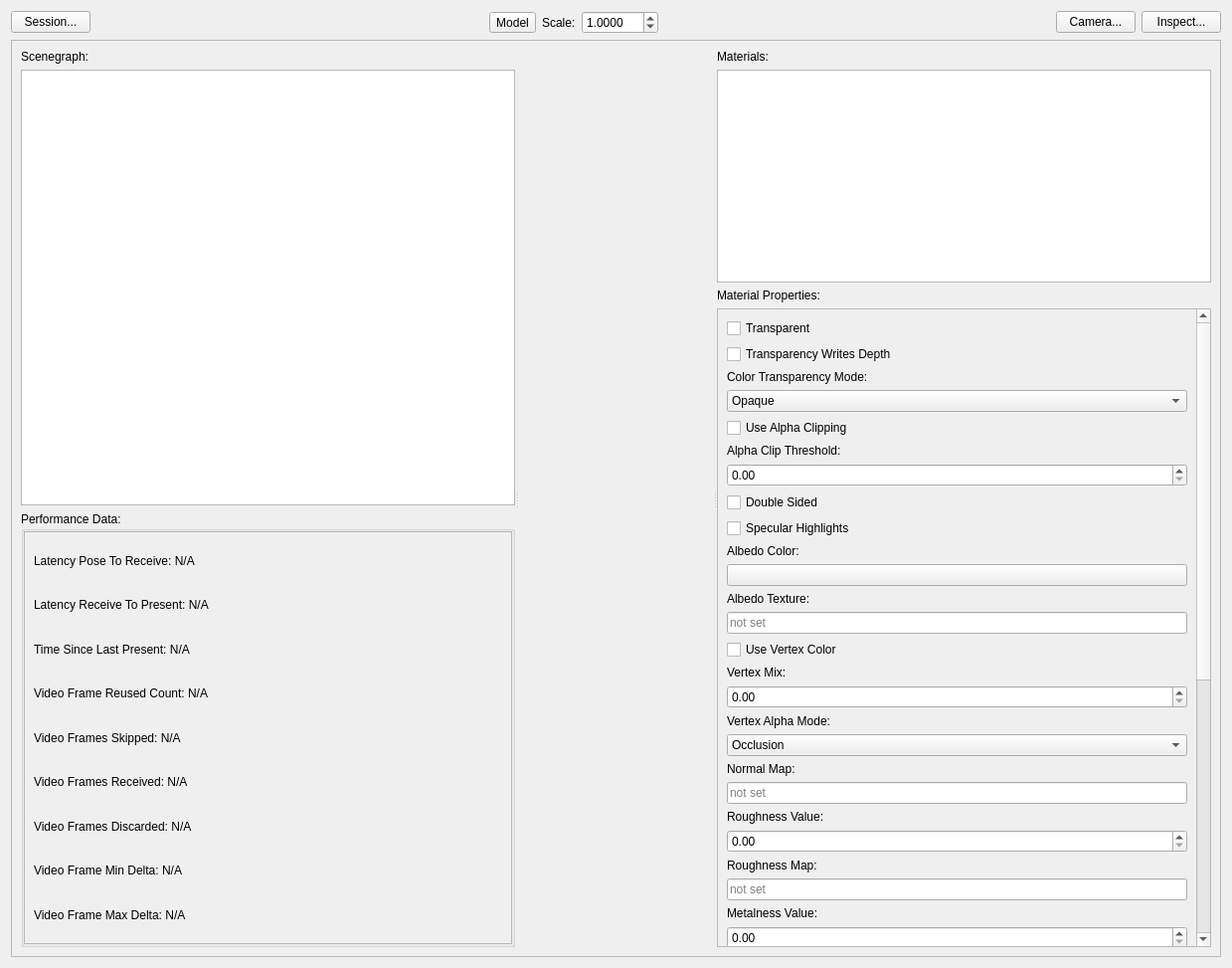
<?xml version="1.0" encoding="UTF-8"?>
<ui version="4.0">
 <class>RenderingWidget</class>
 <widget class="QWidget" name="RenderingWidget">
  <property name="geometry">
   <rect>
    <x>0</x>
    <y>0</y>
    <width>1239</width>
    <height>973</height>
   </rect>
  </property>
  <property name="windowTitle">
   <string>Form</string>
  </property>
  <layout class="QVBoxLayout" name="verticalLayout">
   <item>
    <layout class="QHBoxLayout" name="horizontalLayout_9">
     <item>
      <widget class="QPushButton" name="EditSessionButton">
       <property name="text">
        <string>Session...</string>
       </property>
       <property name="icon">
        <iconset theme="start">
         <normaloff>.</normaloff>.</iconset>
       </property>
      </widget>
     </item>
     <item>
      <spacer name="horizontalSpacer_5">
       <property name="orientation">
        <enum>Qt::Horizontal</enum>
       </property>
       <property name="sizeHint" stdset="0">
        <size>
         <width>40</width>
         <height>20</height>
        </size>
       </property>
      </spacer>
     </item>
     <item>
      <widget class="QToolButton" name="ModelsToolbutton">
       <property name="text">
        <string>Model</string>
       </property>
       <property name="icon">
        <iconset theme="model">
         <normaloff>.</normaloff>.</iconset>
       </property>
       <property name="popupMode">
        <enum>QToolButton::InstantPopup</enum>
       </property>
       <property name="toolButtonStyle">
        <enum>Qt::ToolButtonTextBesideIcon</enum>
       </property>
      </widget>
     </item>
     <item>
      <widget class="QLabel" name="label_28">
       <property name="text">
        <string>Scale:</string>
       </property>
      </widget>
     </item>
     <item>
      <widget class="QDoubleSpinBox" name="ModelScaleSpinner">
       <property name="accessibleName">
        <string>Model Scale</string>
       </property>
       <property name="decimals">
        <number>4</number>
       </property>
       <property name="maximum">
        <double>999.000000000000000</double>
       </property>
       <property name="singleStep">
        <double>0.100000000000000</double>
       </property>
       <property name="value">
        <double>1.000000000000000</double>
       </property>
      </widget>
     </item>
     <item>
      <spacer name="horizontalSpacer_2">
       <property name="orientation">
        <enum>Qt::Horizontal</enum>
       </property>
       <property name="sizeHint" stdset="0">
        <size>
         <width>40</width>
         <height>20</height>
        </size>
       </property>
      </spacer>
     </item>
     <item>
      <widget class="QPushButton" name="CameraOptionsButton">
       <property name="text">
        <string>Camera...</string>
       </property>
       <property name="icon">
        <iconset theme="settings">
         <normaloff>.</normaloff>.</iconset>
       </property>
      </widget>
     </item>
     <item>
      <widget class="QPushButton" name="InspectorButton">
       <property name="text">
        <string>Inspect...</string>
       </property>
       <property name="icon">
        <iconset theme="inspector">
         <normaloff>.</normaloff>.</iconset>
       </property>
      </widget>
     </item>
    </layout>
   </item>
   <item>
    <widget class="QFrame" name="frame">
     <property name="frameShape">
      <enum>QFrame::StyledPanel</enum>
     </property>
     <property name="frameShadow">
      <enum>QFrame::Plain</enum>
     </property>
     <layout class="QHBoxLayout" name="horizontalLayout">
      <item>
       <widget class="QSplitter" name="RenderSplitter">
        <property name="orientation">
         <enum>Qt::Horizontal</enum>
        </property>
        <widget class="QWidget" name="layoutWidget">
         <layout class="QVBoxLayout" name="verticalLayout_9">
          <item>
           <widget class="QLabel" name="label">
            <property name="text">
             <string>Scenegraph:</string>
            </property>
           </widget>
          </item>
          <item>
           <widget class="QTreeView" name="ScenegraphView">
            <property name="accessibleName">
             <string>Scenegraph</string>
            </property>
            <property name="editTriggers">
             <set>QAbstractItemView::NoEditTriggers</set>
            </property>
            <property name="selectionMode">
             <enum>QAbstractItemView::ExtendedSelection</enum>
            </property>
            <property name="uniformRowHeights">
             <bool>true</bool>
            </property>
            <property name="headerHidden">
             <bool>true</bool>
            </property>
           </widget>
          </item>
          <item>
           <widget class="QGroupBox" name="groupBox">
            <property name="accessibleName">
             <string>Performance statistics</string>
            </property>
            <property name="title">
             <string>Performance Data:</string>
            </property>
            <layout class="QVBoxLayout" name="verticalLayout_7">
             <property name="leftMargin">
              <number>0</number>
             </property>
             <property name="topMargin">
              <number>0</number>
             </property>
             <property name="rightMargin">
              <number>0</number>
             </property>
             <property name="bottomMargin">
              <number>0</number>
             </property>
             <item>
              <widget class="QScrollArea" name="scrollArea">
               <property name="widgetResizable">
                <bool>true</bool>
               </property>
               <widget class="QWidget" name="scrollAreaWidgetContents">
                <property name="geometry">
                 <rect>
                  <x>0</x>
                  <y>0</y>
                  <width>493</width>
                  <height>244</height>
                 </rect>
                </property>
                <layout class="QVBoxLayout" name="verticalLayout_3">
                 <item>
                  <widget class="QLabel" name="LatencyPoseToReceiveLabel">
                   <property name="toolTip">
                    <string>Time between the client's request for a new remote frame and the arrival of the requested frame.</string>
                   </property>
                   <property name="text">
                    <string>Latency Pose To Receive: N/A</string>
                   </property>
                  </widget>
                 </item>
                 <item>
                  <widget class="QLabel" name="LatencyReceiveToPresentLabel">
                   <property name="toolTip">
                    <string>Time between arrival of a new frame and its actual usage.</string>
                   </property>
                   <property name="text">
                    <string>Latency Receive To Present: N/A</string>
                   </property>
                  </widget>
                 </item>
                 <item>
                  <widget class="QLabel" name="TimeSinceLastPresentLabel">
                   <property name="toolTip">
                    <string>The time between subsequent calls to PresentFrame on the CPU.</string>
                   </property>
                   <property name="text">
                    <string>Time Since Last Present: N/A</string>
                   </property>
                  </widget>
                 </item>
                 <item>
                  <widget class="QLabel" name="VideoFrameReusedCountLabel">
                   <property name="toolTip">
                    <string>Number of received frames in the last second that were used on the device more than once.</string>
                   </property>
                   <property name="text">
                    <string>Video Frame Reused Count: N/A</string>
                   </property>
                  </widget>
                 </item>
                 <item>
                  <widget class="QLabel" name="VideoFramesSkippedLabel">
                   <property name="toolTip">
                    <string>Number of received frames in the last second that were decoded, but not shown on display because a newer frame has arrived.</string>
                   </property>
                   <property name="text">
                    <string>Video Frames Skipped: N/A</string>
                   </property>
                  </widget>
                 </item>
                 <item>
                  <widget class="QLabel" name="VideoFramesReceivedLabel">
                   <property name="toolTip">
                    <string>The number of frames received from the server in the last second.</string>
                   </property>
                   <property name="text">
                    <string>Video Frames Received: N/A</string>
                   </property>
                  </widget>
                 </item>
                 <item>
                  <widget class="QLabel" name="VideoFramesDiscardedLabel">
                   <property name="toolTip">
                    <string>Very similar to FrameStatistics.VideoFramesSkipped, but the reason for being discarded is that a frame came in so late that it couldn't even be correlated with any pending pose anymore. If this happens, there is some severe network contention.</string>
                   </property>
                   <property name="text">
                    <string>Video Frames Discarded: N/A</string>
                   </property>
                  </widget>
                 </item>
                 <item>
                  <widget class="QLabel" name="VideoFrameMinDeltaLabel">
                   <property name="toolTip">
                    <string>Minimum amount of time between two consecutive frames arriving during the last second.</string>
                   </property>
                   <property name="text">
                    <string>Video Frame Min Delta: N/A</string>
                   </property>
                  </widget>
                 </item>
                 <item>
                  <widget class="QLabel" name="VideoFrameMaxDeltaLabel">
                   <property name="toolTip">
                    <string>Maximum amount of time between two consecutive frames arriving during the last second.</string>
                   </property>
                   <property name="text">
                    <string>Video Frame Max Delta: N/A</string>
                   </property>
                  </widget>
                 </item>
                </layout>
               </widget>
              </widget>
             </item>
            </layout>
           </widget>
          </item>
         </layout>
        </widget>
        <widget class="ViewportWidget" name="Viewport" native="true">
         <property name="enabled">
          <bool>true</bool>
         </property>
         <property name="accessibleName">
          <string>Rendered Image</string>
         </property>
         <property name="accessibleDescription">
          <string>The remotely rendered image.</string>
         </property>
        </widget>
        <widget class="QWidget" name="layoutWidget_2">
         <layout class="QVBoxLayout" name="verticalLayout_2" stretch="0,1,0,3">
          <item>
           <widget class="QLabel" name="label_2">
            <property name="text">
             <string>Materials:</string>
            </property>
           </widget>
          </item>
          <item>
           <widget class="QListWidget" name="MaterialsList">
            <property name="accessibleName">
             <string>Materials</string>
            </property>
            <property name="editTriggers">
             <set>QAbstractItemView::NoEditTriggers</set>
            </property>
            <property name="uniformItemSizes">
             <bool>true</bool>
            </property>
           </widget>
          </item>
          <item>
           <widget class="QLabel" name="label_3">
            <property name="text">
             <string>Material Properties:</string>
            </property>
           </widget>
          </item>
          <item>
           <widget class="QScrollArea" name="MaterialProperties">
            <property name="accessibleName">
             <string>Material properties</string>
            </property>
            <property name="widgetResizable">
             <bool>true</bool>
            </property>
            <widget class="QWidget" name="scrollAreaWidgetContents_2">
             <property name="geometry">
              <rect>
               <x>0</x>
               <y>0</y>
               <width>478</width>
               <height>1022</height>
              </rect>
             </property>
             <layout class="QVBoxLayout" name="verticalLayout_8">
              <item>
               <widget class="QCheckBox" name="TransparentCheck">
                <property name="text">
                 <string>Transparent</string>
                </property>
               </widget>
              </item>
              <item>
               <widget class="QCheckBox" name="WriteDepthCheck">
                <property name="text">
                 <string>Transparency Writes Depth</string>
                </property>
               </widget>
              </item>
              <item>
               <widget class="QLabel" name="TransparencyModeLabel">
                <property name="text">
                 <string>Color Transparency Mode:</string>
                </property>
               </widget>
              </item>
              <item>
               <widget class="QComboBox" name="TransparencyModeCombo">
                <property name="accessibleName">
                 <string>Color transparency mode</string>
                </property>
                <item>
                 <property name="text">
                  <string>Opaque</string>
                 </property>
                </item>
                <item>
                 <property name="text">
                  <string>Alpha Blended</string>
                 </property>
                </item>
                <item>
                 <property name="text">
                  <string>Additive</string>
                 </property>
                </item>
               </widget>
              </item>
              <item>
               <widget class="QCheckBox" name="AlphaClipCheck">
                <property name="text">
                 <string>Use Alpha Clipping</string>
                </property>
               </widget>
              </item>
              <item>
               <widget class="QLabel" name="AlphaClipLabel">
                <property name="text">
                 <string>Alpha Clip Threshold:</string>
                </property>
               </widget>
              </item>
              <item>
               <widget class="QDoubleSpinBox" name="AlphaThresholdSpinner">
                <property name="accessibleName">
                 <string>Alpha clip threshold</string>
                </property>
                <property name="maximum">
                 <double>1.000000000000000</double>
                </property>
                <property name="singleStep">
                 <double>0.010000000000000</double>
                </property>
               </widget>
              </item>
              <item>
               <widget class="QCheckBox" name="DoubleSidedCheck">
                <property name="text">
                 <string>Double Sided</string>
                </property>
               </widget>
              </item>
              <item>
               <widget class="QCheckBox" name="SpecularCheck">
                <property name="text">
                 <string>Specular Highlights</string>
                </property>
               </widget>
              </item>
              <item>
               <widget class="QLabel" name="AlbedoColorLabel">
                <property name="text">
                 <string>Albedo Color:</string>
                </property>
               </widget>
              </item>
              <item>
               <widget class="ColorPickerButton" name="AlbedoColorPicker">
                <property name="sizePolicy">
                 <sizepolicy hsizetype="Expanding" vsizetype="Fixed">
                  <horstretch>0</horstretch>
                  <verstretch>0</verstretch>
                 </sizepolicy>
                </property>
                <property name="accessibleName">
                 <string>Albedo color</string>
                </property>
                <property name="text">
                 <string/>
                </property>
               </widget>
              </item>
              <item>
               <widget class="QLabel" name="AlbedoTextureLabel">
                <property name="text">
                 <string>Albedo Texture:</string>
                </property>
               </widget>
              </item>
              <item>
               <widget class="QLineEdit" name="AlbedoTexture">
                <property name="accessibleName">
                 <string>Albedo texture</string>
                </property>
                <property name="readOnly">
                 <bool>true</bool>
                </property>
                <property name="placeholderText">
                 <string>not set</string>
                </property>
               </widget>
              </item>
              <item>
               <widget class="QCheckBox" name="VertexColorCheck">
                <property name="text">
                 <string>Use Vertex Color</string>
                </property>
               </widget>
              </item>
              <item>
               <widget class="QLabel" name="VertexMixLabel">
                <property name="text">
                 <string>Vertex Mix:</string>
                </property>
               </widget>
              </item>
              <item>
               <widget class="QDoubleSpinBox" name="VertexMixSpinner">
                <property name="accessibleName">
                 <string>Vertex mix</string>
                </property>
                <property name="buttonSymbols">
                 <enum>QAbstractSpinBox::UpDownArrows</enum>
                </property>
                <property name="showGroupSeparator" stdset="0">
                 <bool>false</bool>
                </property>
                <property name="maximum">
                 <double>1.000000000000000</double>
                </property>
                <property name="singleStep">
                 <double>0.010000000000000</double>
                </property>
               </widget>
              </item>
              <item>
               <widget class="QLabel" name="VertexModeLabel">
                <property name="text">
                 <string>Vertex Alpha Mode:</string>
                </property>
               </widget>
              </item>
              <item>
               <widget class="QComboBox" name="VertexAlphaModeCombo">
                <property name="accessibleName">
                 <string>Vertex alpha mode</string>
                </property>
                <item>
                 <property name="text">
                  <string>Occlusion</string>
                 </property>
                </item>
                <item>
                 <property name="text">
                  <string>Lightmask</string>
                 </property>
                </item>
                <item>
                 <property name="text">
                  <string>Opacity</string>
                 </property>
                </item>
               </widget>
              </item>
              <item>
               <widget class="QLabel" name="NormalMapLabel">
                <property name="text">
                 <string>Normal Map:</string>
                </property>
               </widget>
              </item>
              <item>
               <widget class="QLineEdit" name="NormalMap">
                <property name="accessibleName">
                 <string>Normal map</string>
                </property>
                <property name="readOnly">
                 <bool>true</bool>
                </property>
                <property name="placeholderText">
                 <string>not set</string>
                </property>
               </widget>
              </item>
              <item>
               <widget class="QLabel" name="RoughnessValueLabel">
                <property name="text">
                 <string>Roughness Value:</string>
                </property>
               </widget>
              </item>
              <item>
               <widget class="QDoubleSpinBox" name="RoughnessSpinner">
                <property name="accessibleName">
                 <string>Roughness value</string>
                </property>
                <property name="decimals">
                 <number>2</number>
                </property>
                <property name="maximum">
                 <double>1.000000000000000</double>
                </property>
                <property name="singleStep">
                 <double>0.010000000000000</double>
                </property>
               </widget>
              </item>
              <item>
               <widget class="QLabel" name="RoughnessMapLabel">
                <property name="text">
                 <string>Roughness Map:</string>
                </property>
               </widget>
              </item>
              <item>
               <widget class="QLineEdit" name="RoughnessMap">
                <property name="accessibleName">
                 <string>Roughness map</string>
                </property>
                <property name="readOnly">
                 <bool>true</bool>
                </property>
                <property name="placeholderText">
                 <string>not set</string>
                </property>
               </widget>
              </item>
              <item>
               <widget class="QLabel" name="MetalnessValueLabel">
                <property name="text">
                 <string>Metalness Value:</string>
                </property>
               </widget>
              </item>
              <item>
               <widget class="QDoubleSpinBox" name="MetalnessSpinner">
                <property name="accessibleName">
                 <string>Metalness value</string>
                </property>
                <property name="maximum">
                 <double>1.000000000000000</double>
                </property>
                <property name="singleStep">
                 <double>0.010000000000000</double>
                </property>
               </widget>
              </item>
              <item>
               <widget class="QLabel" name="MetalnessMapLabel">
                <property name="text">
                 <string>Metalness Map:</string>
                </property>
               </widget>
              </item>
              <item>
               <widget class="QLineEdit" name="MetalnessMap">
                <property name="accessibleName">
                 <string>Metalness map</string>
                </property>
                <property name="readOnly">
                 <bool>true</bool>
                </property>
                <property name="placeholderText">
                 <string>not set</string>
                </property>
               </widget>
              </item>
              <item>
               <widget class="QLabel" name="AoScaleLabel">
                <property name="text">
                 <string>Ambient Occlusion Scale:</string>
                </property>
               </widget>
              </item>
              <item>
               <widget class="QDoubleSpinBox" name="AoScaleSpinner">
                <property name="accessibleName">
                 <string>Ambient occlusion scale</string>
                </property>
                <property name="decimals">
                 <number>2</number>
                </property>
                <property name="maximum">
                 <double>1.000000000000000</double>
                </property>
                <property name="singleStep">
                 <double>0.010000000000000</double>
                </property>
               </widget>
              </item>
              <item>
               <widget class="QLabel" name="AoMapLabel">
                <property name="text">
                 <string>Ambient Occlusion Map:</string>
                </property>
               </widget>
              </item>
              <item>
               <widget class="QLineEdit" name="AoMap">
                <property name="accessibleName">
                 <string>Ambient occlusion map</string>
                </property>
                <property name="readOnly">
                 <bool>true</bool>
                </property>
                <property name="placeholderText">
                 <string>not set</string>
                </property>
               </widget>
              </item>
              <item>
               <widget class="QLabel" name="TexScaleLabel">
                <property name="text">
                 <string>Texture Scale:</string>
                </property>
               </widget>
              </item>
              <item>
               <layout class="QHBoxLayout" name="horizontalLayout_10">
                <item>
                 <widget class="QLabel" name="TexScaleXLabel">
                  <property name="text">
                   <string>X:</string>
                  </property>
                 </widget>
                </item>
                <item>
                 <widget class="QDoubleSpinBox" name="TextureScaleX">
                  <property name="sizePolicy">
                   <sizepolicy hsizetype="MinimumExpanding" vsizetype="Fixed">
                    <horstretch>0</horstretch>
                    <verstretch>0</verstretch>
                   </sizepolicy>
                  </property>
                  <property name="accessibleName">
                   <string>Texture scale X</string>
                  </property>
                  <property name="maximum">
                   <double>999.990000000000009</double>
                  </property>
                 </widget>
                </item>
                <item>
                 <widget class="QLabel" name="TexScaleYLabel">
                  <property name="text">
                   <string>Y:</string>
                  </property>
                 </widget>
                </item>
                <item>
                 <widget class="QDoubleSpinBox" name="TextureScaleY">
                  <property name="sizePolicy">
                   <sizepolicy hsizetype="MinimumExpanding" vsizetype="Fixed">
                    <horstretch>0</horstretch>
                    <verstretch>0</verstretch>
                   </sizepolicy>
                  </property>
                  <property name="accessibleName">
                   <string>Texture scale Y</string>
                  </property>
                  <property name="maximum">
                   <double>999.990000000000009</double>
                  </property>
                 </widget>
                </item>
               </layout>
              </item>
              <item>
               <widget class="QLabel" name="TexOffsetLabel">
                <property name="text">
                 <string>Texture Offset:</string>
                </property>
               </widget>
              </item>
              <item>
               <layout class="QHBoxLayout" name="horizontalLayout_11">
                <item>
                 <widget class="QLabel" name="TexOffsetXLabel">
                  <property name="text">
                   <string>X:</string>
                  </property>
                 </widget>
                </item>
                <item>
                 <widget class="QDoubleSpinBox" name="TextureOffsetX">
                  <property name="sizePolicy">
                   <sizepolicy hsizetype="MinimumExpanding" vsizetype="Fixed">
                    <horstretch>0</horstretch>
                    <verstretch>0</verstretch>
                   </sizepolicy>
                  </property>
                  <property name="accessibleName">
                   <string>Texture offset X</string>
                  </property>
                  <property name="minimum">
                   <double>-999.000000000000000</double>
                  </property>
                  <property name="maximum">
                   <double>999.000000000000000</double>
                  </property>
                 </widget>
                </item>
                <item>
                 <widget class="QLabel" name="TexOffsetYLabel">
                  <property name="text">
                   <string>Y:</string>
                  </property>
                 </widget>
                </item>
                <item>
                 <widget class="QDoubleSpinBox" name="TextureOffsetY">
                  <property name="sizePolicy">
                   <sizepolicy hsizetype="MinimumExpanding" vsizetype="Fixed">
                    <horstretch>0</horstretch>
                    <verstretch>0</verstretch>
                   </sizepolicy>
                  </property>
                  <property name="accessibleName">
                   <string>Texture offset Y</string>
                  </property>
                  <property name="minimum">
                   <double>-999.000000000000000</double>
                  </property>
                  <property name="maximum">
                   <double>999.000000000000000</double>
                  </property>
                 </widget>
                </item>
               </layout>
              </item>
              <item>
               <widget class="QCheckBox" name="FadeCheck">
                <property name="text">
                 <string>Fade To Black</string>
                </property>
               </widget>
              </item>
              <item>
               <widget class="QLabel" name="FadeOutLabel">
                <property name="text">
                 <string>Fade Out:</string>
                </property>
               </widget>
              </item>
              <item>
               <widget class="QDoubleSpinBox" name="FadeOutSpinner">
                <property name="accessibleName">
                 <string>Fade out</string>
                </property>
                <property name="maximum">
                 <double>1.000000000000000</double>
                </property>
                <property name="singleStep">
                 <double>0.010000000000000</double>
                </property>
               </widget>
              </item>
              <item>
               <widget class="QCheckBox" name="FresnelCheck">
                <property name="text">
                 <string>Use Fresnel Effect</string>
                </property>
               </widget>
              </item>
              <item>
               <widget class="QLabel" name="FresnelColorLabel">
                <property name="text">
                 <string>Fresnel Effect Color:</string>
                </property>
               </widget>
              </item>
              <item>
               <widget class="ColorPickerButton" name="FresnelColorPicker">
                <property name="sizePolicy">
                 <sizepolicy hsizetype="Expanding" vsizetype="Fixed">
                  <horstretch>0</horstretch>
                  <verstretch>0</verstretch>
                 </sizepolicy>
                </property>
                <property name="accessibleName">
                 <string>Fresnel effect color</string>
                </property>
                <property name="text">
                 <string/>
                </property>
               </widget>
              </item>
              <item>
               <widget class="QLabel" name="FresnelExpLabel">
                <property name="text">
                 <string>Fresnel Effect Exponent:</string>
                </property>
               </widget>
              </item>
              <item>
               <widget class="QDoubleSpinBox" name="FresnelExponentSpinner">
                <property name="accessibleName">
                 <string>Fresnel effect exponent</string>
                </property>
                <property name="minimum">
                 <double>0.010000000000000</double>
                </property>
                <property name="maximum">
                 <double>10.000000000000000</double>
                </property>
                <property name="singleStep">
                 <double>0.500000000000000</double>
                </property>
               </widget>
              </item>
              <item>
               <spacer name="verticalSpacer">
                <property name="orientation">
                 <enum>Qt::Vertical</enum>
                </property>
                <property name="sizeHint" stdset="0">
                 <size>
                  <width>20</width>
                  <height>40</height>
                 </size>
                </property>
               </spacer>
              </item>
             </layout>
            </widget>
           </widget>
          </item>
         </layout>
        </widget>
       </widget>
      </item>
     </layout>
    </widget>
   </item>
  </layout>
 </widget>
 <customwidgets>
  <customwidget>
   <class>ViewportWidget</class>
   <extends>QWidget</extends>
   <header location="global">Rendering/UI/ViewportWidget.h</header>
   <container>1</container>
  </customwidget>
  <customwidget>
   <class>ColorPickerButton</class>
   <extends>QPushButton</extends>
   <header location="global">Utils/ColorPickerButton.h</header>
  </customwidget>
 </customwidgets>
 <tabstops>
  <tabstop>EditSessionButton</tabstop>
  <tabstop>ModelsToolbutton</tabstop>
  <tabstop>ModelScaleSpinner</tabstop>
  <tabstop>CameraOptionsButton</tabstop>
  <tabstop>InspectorButton</tabstop>
  <tabstop>ScenegraphView</tabstop>
  <tabstop>MaterialsList</tabstop>
  <tabstop>MaterialProperties</tabstop>
  <tabstop>TransparentCheck</tabstop>
  <tabstop>WriteDepthCheck</tabstop>
  <tabstop>TransparencyModeCombo</tabstop>
  <tabstop>AlphaClipCheck</tabstop>
  <tabstop>AlphaThresholdSpinner</tabstop>
  <tabstop>DoubleSidedCheck</tabstop>
  <tabstop>SpecularCheck</tabstop>
  <tabstop>AlbedoColorPicker</tabstop>
  <tabstop>AlbedoTexture</tabstop>
  <tabstop>VertexColorCheck</tabstop>
  <tabstop>VertexMixSpinner</tabstop>
  <tabstop>VertexAlphaModeCombo</tabstop>
  <tabstop>NormalMap</tabstop>
  <tabstop>RoughnessSpinner</tabstop>
  <tabstop>RoughnessMap</tabstop>
  <tabstop>MetalnessSpinner</tabstop>
  <tabstop>MetalnessMap</tabstop>
  <tabstop>AoScaleSpinner</tabstop>
  <tabstop>AoMap</tabstop>
  <tabstop>TextureScaleX</tabstop>
  <tabstop>TextureScaleY</tabstop>
  <tabstop>TextureOffsetX</tabstop>
  <tabstop>TextureOffsetY</tabstop>
  <tabstop>FadeCheck</tabstop>
  <tabstop>FadeOutSpinner</tabstop>
  <tabstop>FresnelCheck</tabstop>
  <tabstop>FresnelColorPicker</tabstop>
  <tabstop>FresnelExponentSpinner</tabstop>
 </tabstops>
 <resources>
  <include location="../../Resources/ArrtApplication.qrc"/>
 </resources>
 <connections/>
</ui>
